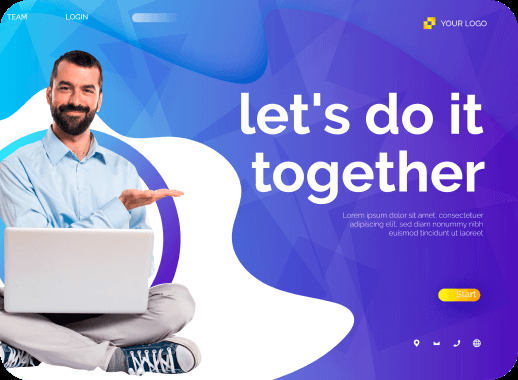
#> input picture firProject/Resources/leena.png, 518 x 380 px
$ python ResizeCropping.py
#> lines starting #> are read from the running program, lines starting #| are printed output that depends on the picture
import cv2
# In openCV , +x is towards right direction and +y is towards down direction

path = "Resources/leena.png"
img = cv2.imread(path)
#> img is the input picture: shape (380, 518, 3); mean B, G, R 211.6, 135.1, 132.2
print(img.shape)
#| (380, 518, 3)
# (height,width,channels)   channels i.e BGR or other

width,height = 300,300
imgResize = cv2.resize(img,(width,height))
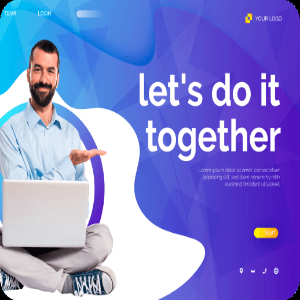
#> imgResize: shape (300, 300, 3); mean B, G, R 211.6, 135.1, 132.2

# img[height,width]
imgCropped = img[200:380,0:518]
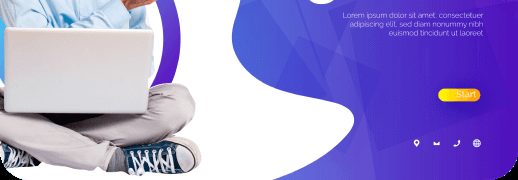
#> imgCropped: shape (180, 518, 3); mean B, G, R 208, 140.8, 153.3
imgCropResize = cv2.resize(imgCropped,(img.shape[1],img.shape[0]))
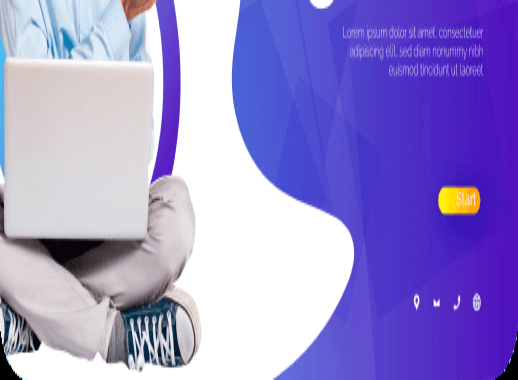
#> imgCropResize: shape (380, 518, 3); mean B, G, R 208, 140.8, 153.3

cv2.imshow("Road",img)
cv2.imshow("Resize",imgResize)
cv2.imshow("Cropped",imgCropped)
cv2.imshow("CroppedResized",imgCropResize)


cv2.waitKey(0)
